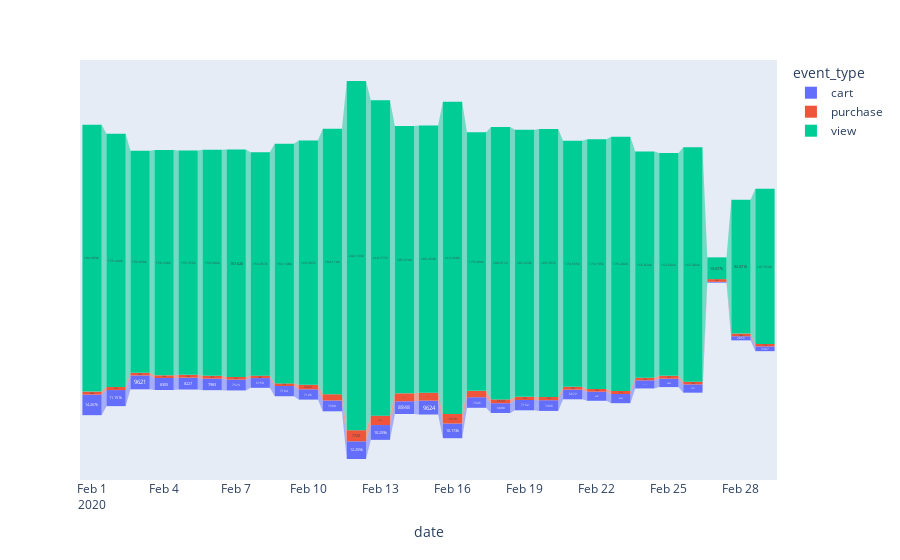

The notebook cell this image was saved under:
### Code cell
import plotly.express as px

fig = px.funnel(df, x="date", y="count", color="event_type")
fig.show()

### Figure 1 — Plotly figure (JSON) as saved in the notebook; plotly's stock layout.template omitted (floating-point values rounded to 4 significant figures)
{"data": [{"hovertemplate": "event_type=cart<br>date=%{x}<br>count=%{y}<extra></extra>", "legendgroup": "cart", "marker": {"color": "#636efa"}, "name": "cart", "orientation": "v", "showlegend": true, "type": "funnel", "x": ["2020-02-01", "2020-02-02", "2020-02-03", "2020-02-04", "2020-02-05", "2020-02-06", "2020-02-07", "2020-02-08", "2020-02-09", "2020-02-10", "2020-02-11", "2020-02-12", "2020-02-13", "2020-02-14", "2020-02-15", "2020-02-16", "2020-02-17", "2020-02-18", "2020-02-19", "2020-02-20", "2020-02-21", "2020-02-22", "2020-02-23", "2020-02-24", "2020-02-25", "2020-02-26", "2020-02-27", "2020-02-28", "2020-02-29"], "xaxis": "x", "y": [14267, 11151, 9621, 8305, 8227, 7983, 7523, 6758, 7104, 7146, 7500, 12255, 10259, 8848, 9624, 10173, 7346, 6808, 7132, 7436, 6672, 6281, 6362, 5627, 5835, 5751, 551, 2855, 3307], "yaxis": "y"}, {"hovertemplate": "event_type=purchase<br>date=%{x}<br>count=%{y}<extra></extra>", "legendgroup": "purchase", "marker": {"color": "#EF553B"}, "name": "purchase", "orientation": "v", "showlegend": true, "type": "funnel", "x": ["2020-02-01", "2020-02-02", "2020-02-03", "2020-02-04", "2020-02-05", "2020-02-06", "2020-02-07", "2020-02-08", "2020-02-09", "2020-02-10", "2020-02-11", "2020-02-12", "2020-02-13", "2020-02-14", "2020-02-15", "2020-02-16", "2020-02-17", "2020-02-18", "2020-02-19", "2020-02-20", "2020-02-21", "2020-02-22", "2020-02-23", "2020-02-24", "2020-02-25", "2020-02-26", "2020-02-27", "2020-02-28", "2020-02-29"], "xaxis": "x", "y": [2085, 2163, 1898, 1846, 1982, 1977, 1872, 1687, 1799, 3205, 4345, 7720, 6512, 5510, 5519, 6639, 4444, 2639, 2226, 2227, 2082, 1956, 2130, 1818, 1964, 1906, 1897, 1844, 1710], "yaxis": "y"}, {"hovertemplate": "event_type=view<br>date=%{x}<br>count=%{y}<extra></extra>", "legendgroup": "view", "marker": {"color": "#00cc96"}, "name": "view", "orientation": "v", "showlegend": true, "type": "funnel", "x": ["2020-02-01", "2020-02-02", "2020-02-03", "2020-02-04", "2020-02-05", "2020-02-06", "2020-02-07", "2020-02-08", "2020-02-09", "2020-02-10", "2020-02-11", "2020-02-12", "2020-02-13", "2020-02-14", "2020-02-15", "2020-02-16", "2020-02-17", "2020-02-18", "2020-02-19", "2020-02-20", "2020-02-21", "2020-02-22", "2020-02-23", "2020-02-24", "2020-02-25", "2020-02-26", "2020-02-27", "2020-02-28", "2020-02-29"], "xaxis": "x", "y": [184983, 175492, 153958, 156236, 155556, 156682, 157620, 154967, 166148, 169397, 184119, 242133, 218777, 185373, 185263, 216468, 179306, 188911, 185223, 185787, 170555, 173135, 176202, 156824, 154602, 162482, 15077, 92871, 107553], "yaxis": "y"}], "layout": {"legend": {"title": {"text": "event_type"}, "tracegroupgap": 0}, "margin": {"t": 60}, "xaxis": {"anchor": "y", "domain": [0, 1], "title": {"text": "date"}}, "yaxis": {"anchor": "x", "domain": [0, 1], "title": {"text": "count"}}}}
